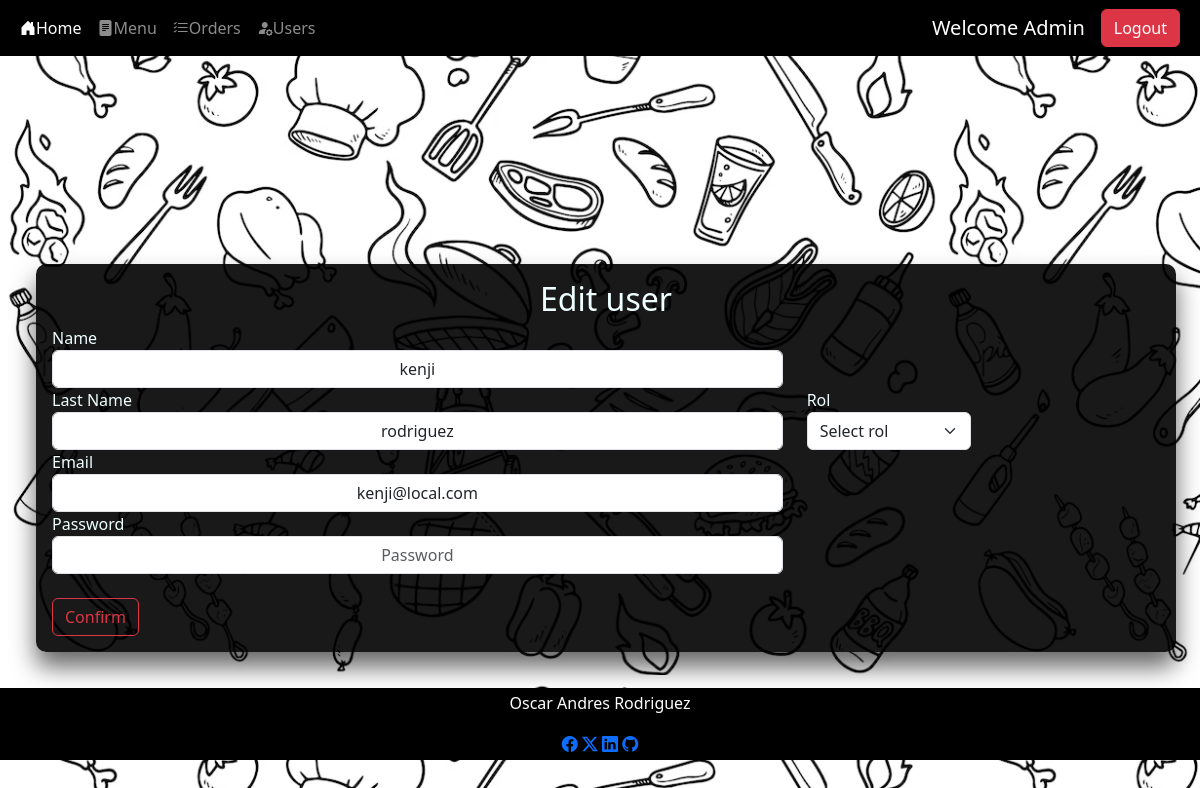
Page /users/update_user/2 (signed in) on the committed database.
### src/db/db_models.py (models this page shows)
class Users(Base):
    __tablename__ = "users"
    id = Column(Integer,primary_key=True, index=True)
    name = Column(String)
    last_name = Column(String)
    email = Column(String, unique=True, index=True, nullable=False)
    password = Column(String, nullable=False)
    rol_id = Column(Integer, ForeignKey('roles.id'), nullable=True)

### src/routes/users.py (the view)
@router.get('/update_user/{id}')
def update_user_page(request: Request, response:Response, id:int, db: Session = Depends(get_db)):
    print("Loading edit user page")
    user, body = get_current_user(request=request, db=db)
    if user is None:
        return RedirectResponse(url="/home",status_code=status.HTTP_307_TEMPORARY_REDIRECT)
    if user.rol_id != 1:
        body["msg"] = "Unauthorized user getting back to home page"
        return templates.TemplateResponse("users.html", body)
    edit_user = db.query(Users).filter(Users.id == id).first()
    body["user"] = edit_user
    return templates.TemplateResponse("edit-user.html", body)

### templates/edit-user.html (shortened to what this page needs)
{% extends "layout.html" %}
{% block content %}
<div class="center-box container m-4 p-3" >
    <h2 class="text-center">Edit user</h2>
    <form action="/users/update_user/{{user.id}}" method="post">
        <div class="row align-items-center">
            <div class="col-md-8 ">
                <label for="name">Name</label>
                <input type="text" class="form-control text-center" name="name" id="name" value="{{user.name}}">
            </div>
            <div class=" col-md-8">
                <label for="last_name">Last Name</label>
                <input type="text" class="form-control text-center" name="last_name" id="last_name" value="{{user.last_name}}">
            </div>
            <div class=" col-md-2">
                <label for="rol">Rol</label>
                <select name="rol" id="rol" class="form-select">
                    <option selected>Select rol</option>
                </select>
            </div>
        </div>
        <div class="row align-items-center">
            <div class="col-8">
                <label for="email">Email</label>
                <input type="email" class="form-control text-center" name="email" id="email" value="{{user.email}}">
            </div>
            <div class="col-8">
                <label for="password">Password</label>
                <input type="password" class="form-control text-center" name="password" id="password" placeholder="Password">
            </div>
        </div>
        <div class="col-auto pt-4">
            <button type="submit" class="btn btn-outline-danger ">Confirm</button>
        </div>
    </form>
</div>
{% endblock %}

### templates/layout.html (shortened to what this page needs)
<!DOCTYPE html>
<html lang="en">
<head>
  <link rel="stylesheet" href="https://cdn.jsdelivr.net/npm/bootstrap-icons@1.11.1/font/bootstrap-icons.css">
  <link href="https://cdn.jsdelivr.net/npm/bootstrap@5.3.2/dist/css/bootstrap.min.css"
  rel="stylesheet"
>
  <link rel="stylesheet" href="/static/styles.css">
</head>
<body>
  <nav class="navbar navbar-expand-lg navbar-dark bg-black ">
    <div class="container-fluid">
      <div class="collapse navbar-collapse" id="navbarSupportedContent">
        <ul class="navbar-nav me-auto mb-2 mb-lg-0">
          <li class="nav-item">
            <a class="nav-link active" aria-current="page" href="/home"> <i class="bi-house-door-fill"></i>Home</a>
          </li>
        {% if session %}
          <li class="nav-item">
            <a class="nav-link" href="/menu"> <i class="bi-file-text-fill"></i>Menu</a>
          </li>
          <li class="nav-item">
            <a class="nav-link" href="/orders"> <i class="bi-list-check"></i>Orders</a>
          </li>
        {% endif %}
        {% if rol == 1%}
          <li class="nav-item">
            <a class="nav-link" href="/users/users"> <i class="bi-person-fill-gear"></i>Users</a>
          </li>
        {% endif %}
      </ul>
      {% if USERNAME  %}
      <a class="navbar-brand">Welcome {{ USERNAME | title }}</a>
      {% endif %}
        {% if session == True %}
        <form class="d-flex" role="logout" method="post" action="/logout">
          <button class="btn btn-danger me-2" href="/logout" type="submit">Logout</button>
        </form>
          {% else %}
          <a class="btn btn-success me-2" href="/login">Login</a>
          {% endif %}
      </div>
    </div>
  </nav>
  <div class="container-fluid">
    {% block content %}
    {% endblock %}
  </div>
  <footer class="container-fluid">
    <p>Oscar Andres Rodriguez</p>
      <a href="https://www.facebook.com/Andres.kenji" target="_blank" ><i class="bi-facebook"></i></a>
      <a href="https://twitter.com/Kenji_Andres" target="_blank" ><i class="bi-twitter-x"></i></a>
      <a href="https://www.linkedin.com/in/oarf/" target="_blank"><i class="bi-linkedin"></i></a>
      <a href="https://github.com/AndresKenji" target="_blank" ><i class="bi-github"></i></a>
  </footer>
  </body>
  </html>

### static/styles.css (style rules this page uses)
body { background-image: url("/static/food.png"); }
footer { background-color: black; color: white; padding: 3px; line-height:25px; text-align:center; position:absolute; bottom:40px; left:0; width:100%; }
.center-box { position: absolute; top: 30%; background: rgba(0,0,0,.9); color: azure; box-sizing: border-box; box-shadow: 0 15px 25px rgba(0,0,0,.6); border-radius: 10px; }

### rows in the picture
Users: name "Admin"
Users: name "kenji", last_name "rodriguez", email "kenji@local.com"
